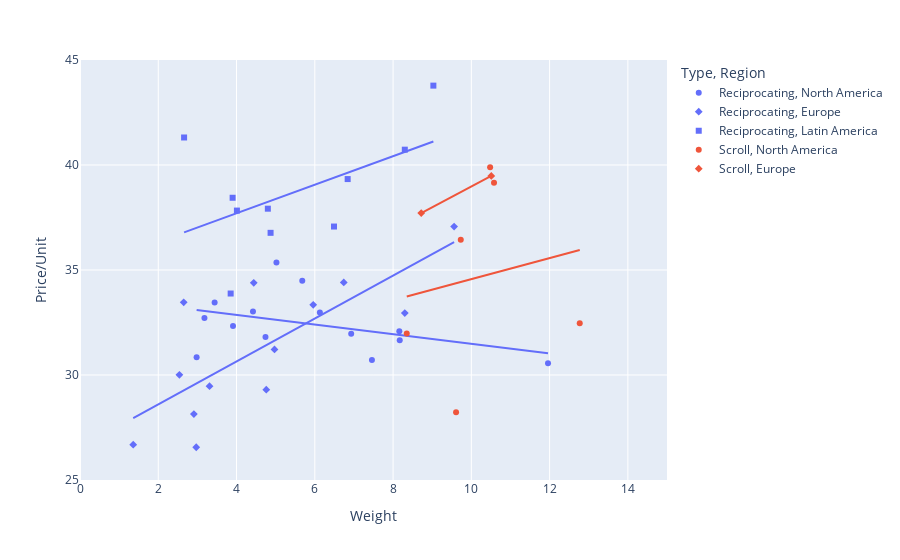

The cell this chart's notebook holds for it:
### Markdown cell above
### Scatter plot of unit price and weight

### Code cell
##simple scatter plot
#fig = px.scatter(dfwhirlpool, x="Weight", y="Price/Unit")
##simple scatter plot with trendline
#fig = px.scatter(dfwhirlpool, x="Weight", y="Price/Unit", trendline="ols")
##simple scatter plot with symbol (Region)
#fig = px.scatter(dfwhirlpool, x="Weight", y="Price/Unit", symbol="Region")
##simple scatter plot with symbol (Region) and multiple trendlines
#fig = px.scatter(dfwhirlpool, x="Weight", y="Price/Unit", trendline="ols", symbol="Region")
##simple scatter plot with color (Type) and symbol (Region)
#fig = px.scatter(dfwhirlpool, x="Weight", y="Price/Unit", color="Type", symbol="Region")
##simple scatter plot with color (Type) and symbol (Region) and multiple trendlines
fig = px.scatter(dfwhirlpool, x="Weight", y="Price/Unit", trendline="ols", color="Type", symbol="Region")
fig.update_xaxes(range=[0, 15]) #Fix x-axis
fig.update_yaxes(range=[25, 45]) #Fix y-axis
fig.show()

### Figure 1 — Plotly figure (JSON) as saved in the notebook; plotly's stock layout.template omitted (floating-point values rounded to 4 significant figures)
{"data": [{"hovertemplate": "Type=Reciprocating<br>Region=North America<br>Weight=%{x}<br>Price/Unit=%{y}<extra></extra>", "legendgroup": "Reciprocating, North America", "marker": {"color": "#636efa", "symbol": "circle"}, "mode": "markers", "name": "Reciprocating, North America", "orientation": "v", "showlegend": true, "type": "scatter", "x": [5.68, 8.16, 4.74, 6.93, 3.44, 11.96, 2.98, 3.18, 3.91, 4.42, 8.17, 5.02, 7.46, 6.13], "xaxis": "x", "y": [34.49, 32.08, 31.81, 31.97, 33.45, 30.56, 30.85, 32.71, 32.33, 33.02, 31.66, 35.36, 30.72, 32.98], "yaxis": "y"}, {"hovertemplate": "<b>OLS trendline</b><br>Price/Unit = -0.2293 * Weight + 33.7738<br>R<sup>2</sup>=0.171082<br><br>Type=Reciprocating<br>Region=North America<br>Weight=%{x}<br>Price/Unit=%{y} <b>(trend)</b><extra></extra>", "legendgroup": "Reciprocating, North America", "marker": {"color": "#636efa", "symbol": "circle"}, "mode": "lines", "name": "Reciprocating, North America", "showlegend": false, "type": "scatter", "x": [2.98, 3.18, 3.44, 3.91, 4.42, 4.74, 5.02, 5.68, 6.13, 6.93, 7.46, 8.16, 8.17, 11.96], "xaxis": "x", "y": [33.09, 33.04, 32.99, 32.88, 32.76, 32.69, 32.62, 32.47, 32.37, 32.18, 32.06, 31.9, 31.9, 31.03], "yaxis": "y"}, {"hovertemplate": "Type=Reciprocating<br>Region=Europe<br>Weight=%{x}<br>Price/Unit=%{y}<extra></extra>", "legendgroup": "Reciprocating, Europe", "marker": {"color": "#636efa", "symbol": "diamond"}, "mode": "markers", "name": "Reciprocating, Europe", "orientation": "v", "showlegend": true, "type": "scatter", "x": [3.31, 2.97, 4.97, 6.74, 4.76, 2.54, 1.36, 9.56, 8.3, 5.96, 4.44, 2.91, 2.65], "xaxis": "x", "y": [29.47, 26.56, 31.22, 34.41, 29.3, 30.01, 26.68, 37.07, 32.95, 33.34, 34.39, 28.14, 33.46], "yaxis": "y"}, {"hovertemplate": "<b>OLS trendline</b><br>Price/Unit = 1.02197 * Weight + 26.5539<br>R<sup>2</sup>=0.581117<br><br>Type=Reciprocating<br>Region=Europe<br>Weight=%{x}<br>Price/Unit=%{y} <b>(trend)</b><extra></extra>", "legendgroup": "Reciprocating, Europe", "marker": {"color": "#636efa", "symbol": "diamond"}, "mode": "lines", "name": "Reciprocating, Europe", "showlegend": false, "type": "scatter", "x": [1.36, 2.54, 2.65, 2.91, 2.97, 3.31, 4.44, 4.76, 4.97, 5.96, 6.74, 8.3, 9.56], "xaxis": "x", "y": [27.94, 29.15, 29.26, 29.53, 29.59, 29.94, 31.09, 31.42, 31.63, 32.64, 33.44, 35.04, 36.32], "yaxis": "y"}, {"hovertemplate": "Type=Reciprocating<br>Region=Latin America<br>Weight=%{x}<br>Price/Unit=%{y}<extra></extra>", "legendgroup": "Reciprocating, Latin America", "marker": {"color": "#636efa", "symbol": "square"}, "mode": "markers", "name": "Reciprocating, Latin America", "orientation": "v", "showlegend": true, "type": "scatter", "x": [2.66, 4.01, 3.85, 4.87, 6.49, 6.84, 8.3, 9.03, 3.9, 4.8], "xaxis": "x", "y": [41.31, 37.83, 33.88, 36.77, 37.07, 39.33, 40.73, 43.78, 38.44, 37.92], "yaxis": "y"}, {"hovertemplate": "<b>OLS trendline</b><br>Price/Unit = 0.679643 * Weight + 34.985<br>R<sup>2</sup>=0.267770<br><br>Type=Reciprocating<br>Region=Latin America<br>Weight=%{x}<br>Price/Unit=%{y} <b>(trend)</b><extra></extra>", "legendgroup": "Reciprocating, Latin America", "marker": {"color": "#636efa", "symbol": "square"}, "mode": "lines", "name": "Reciprocating, Latin America", "showlegend": false, "type": "scatter", "x": [2.66, 3.85, 3.9, 4.01, 4.8, 4.87, 6.49, 6.84, 8.3, 9.03], "xaxis": "x", "y": [36.79, 37.6, 37.64, 37.71, 38.25, 38.29, 39.4, 39.63, 40.63, 41.12], "yaxis": "y"}, {"hovertemplate": "Type=Scroll<br>Region=North America<br>Weight=%{x}<br>Price/Unit=%{y}<extra></extra>", "legendgroup": "Scroll, North America", "marker": {"color": "#EF553B", "symbol": "circle"}, "mode": "markers", "name": "Scroll, North America", "orientation": "v", "showlegend": true, "type": "scatter", "x": [9.61, 10.58, 12.77, 10.48, 9.73, 8.35], "xaxis": "x", "y": [28.23, 39.15, 32.46, 39.89, 36.44, 31.98], "yaxis": "y"}, {"hovertemplate": "<b>OLS trendline</b><br>Price/Unit = 0.501898 * Weight + 29.5455<br>R<sup>2</sup>=0.026153<br><br>Type=Scroll<br>Region=North America<br>Weight=%{x}<br>Price/Unit=%{y} <b>(trend)</b><extra></extra>", "legendgroup": "Scroll, North America", "marker": {"color": "#EF553B", "symbol": "circle"}, "mode": "lines", "name": "Scroll, North America", "showlegend": false, "type": "scatter", "x": [8.35, 9.61, 9.73, 10.48, 10.58, 12.77], "xaxis": "x", "y": [33.74, 34.37, 34.43, 34.81, 34.86, 35.95], "yaxis": "y"}, {"hovertemplate": "Type=Scroll<br>Region=Europe<br>Weight=%{x}<br>Price/Unit=%{y}<extra></extra>", "legendgroup": "Scroll, Europe", "marker": {"color": "#EF553B", "symbol": "diamond"}, "mode": "markers", "name": "Scroll, Europe", "orientation": "v", "showlegend": true, "type": "scatter", "x": [10.51, 8.72], "xaxis": "x", "y": [39.48, 37.71], "yaxis": "y"}, {"hovertemplate": "<b>OLS trendline</b><br>Price/Unit = 0.988827 * Weight + 29.0874<br>R<sup>2</sup>=1.000000<br><br>Type=Scroll<br>Region=Europe<br>Weight=%{x}<br>Price/Unit=%{y} <b>(trend)</b><extra></extra>", "legendgroup": "Scroll, Europe", "marker": {"color": "#EF553B", "symbol": "diamond"}, "mode": "lines", "name": "Scroll, Europe", "showlegend": false, "type": "scatter", "x": [8.72, 10.51], "xaxis": "x", "y": [37.71, 39.48], "yaxis": "y"}], "layout": {"legend": {"title": {"text": "Type, Region"}, "tracegroupgap": 0}, "margin": {"t": 60}, "xaxis": {"anchor": "y", "domain": [0, 1], "range": [0, 15], "title": {"text": "Weight"}}, "yaxis": {"anchor": "x", "domain": [0, 1], "range": [25, 45], "title": {"text": "Price/Unit"}}}}
